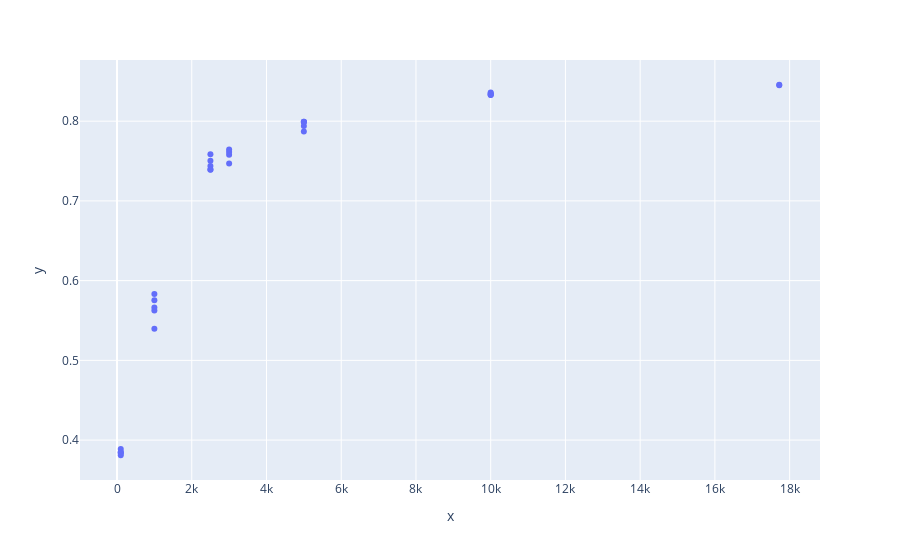

Notebook cell for this chart:
### Code cell
fig = px.scatter(x=pl_df.limit, y=pl_df.uuas)
fig.show()

### Figure 1 — Plotly figure (JSON) as saved in the notebook; plotly's stock layout.template omitted (floating-point values rounded to 4 significant figures)
{"data": [{"hovertemplate": "x=%{x}<br>y=%{y}<extra></extra>", "legendgroup": "", "marker": {"color": "#636efa", "symbol": "circle"}, "mode": "markers", "name": "", "orientation": "v", "showlegend": false, "type": "scatter", "x": [17722, 5000, 5000, 5000, 17722, 100, 10000, 5000, 1000, 2500, 5000, 10000, 10000, 10000, 10000, 100, 100, 100, 100, 1000, 1000, 1000, 1000, 3000, 3000, 3000, 3000, 2500, 2500, 2500, 2500], "xaxis": "x", "y": [0.8451, 0.7994, 0.7872, 0.7938, 0.8457, 0.3888, 0.8361, 0.7992, 0.5754, 0.7586, 0.7989, 0.8336, 0.8351, 0.8327, 0.8331, 0.3848, 0.381, 0.3852, 0.3832, 0.5396, 0.5663, 0.5626, 0.5832, 0.7615, 0.747, 0.7579, 0.7645, 0.7439, 0.7392, 0.7395, 0.7505], "yaxis": "y"}], "layout": {"legend": {"tracegroupgap": 0}, "margin": {"t": 60}, "xaxis": {"anchor": "y", "domain": [0, 1], "title": {"text": "x"}}, "yaxis": {"anchor": "x", "domain": [0, 1], "title": {"text": "y"}}}}
